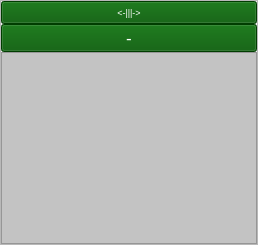
        <widget class="QFrame" name="frame_2">
         <property name="minimumSize">
          <size>
           <width>0</width>
           <height>0</height>
          </size>
         </property>
         <property name="maximumSize">
          <size>
           <width>16777215</width>
           <height>16777215</height>
          </size>
         </property>
         <property name="frameShape">
          <enum>QFrame::StyledPanel</enum>
         </property>
         <property name="frameShadow">
          <enum>QFrame::Raised</enum>
         </property>
         <property name="lineWidth">
          <number>0</number>
         </property>
         <layout class="QVBoxLayout" name="verticalLayout_6">
          <property name="spacing">
           <number>0</number>
          </property>
          <property name="leftMargin">
           <number>0</number>
          </property>
          <property name="topMargin">
           <number>0</number>
          </property>
          <property name="rightMargin">
           <number>0</number>
          </property>
          <property name="bottomMargin">
           <number>0</number>
          </property>
          <item>
           <widget class="QPushButton" name="pushButton_6">
            <property name="minimumSize">
             <size>
              <width>0</width>
              <height>23</height>
             </size>
            </property>
            <property name="maximumSize">
             <size>
              <width>16678</width>
              <height>23</height>
             </size>
            </property>
            <property name="font">
             <font>
              <pointsize>7</pointsize>
              <weight>50</weight>
              <bold>false</bold>
             </font>
            </property>
            <property name="styleSheet">
             <string notr="true">background-color: rgb(0, 85, 0);
color: rgb(255, 255, 255);</string>
            </property>
            <property name="text">
             <string>&lt;-|||-&gt;</string>
            </property>
           </widget>
          </item>
          <item>
           <widget class="QPushButton" name="pushButton_13">
            <property name="font">
             <font>
              <pointsize>13</pointsize>
             </font>
            </property>
            <property name="styleSheet">
             <string notr="true">background-color: rgb(0, 85, 0);
color: rgb(255, 255, 255);</string>
            </property>
            <property name="text">
             <string>-</string>
            </property>
           </widget>
          </item>
          <item>
           <widget class="mytree" name="treeWidget">
            <property name="font">
             <font>
              <pointsize>11</pointsize>
             </font>
            </property>
            <property name="toolTip">
             <string/>
            </property>
            <property name="styleSheet">
             <string notr="true">background-color: rgb(195, 195, 195);</string>
            </property>
            <property name="lineWidth">
             <number>0</number>
            </property>
            <property name="selectionMode">
             <enum>QAbstractItemView::ExtendedSelection</enum>
            </property>
            <property name="headerHidden">
             <bool>true</bool>
            </property>
            <attribute name="headerVisible">
             <bool>false</bool>
            </attribute>
            <column>
             <property name="text">
              <string notr="true">1</string>
             </property>
            </column>
           </widget>
          </item>
         </layout>
        </widget>
